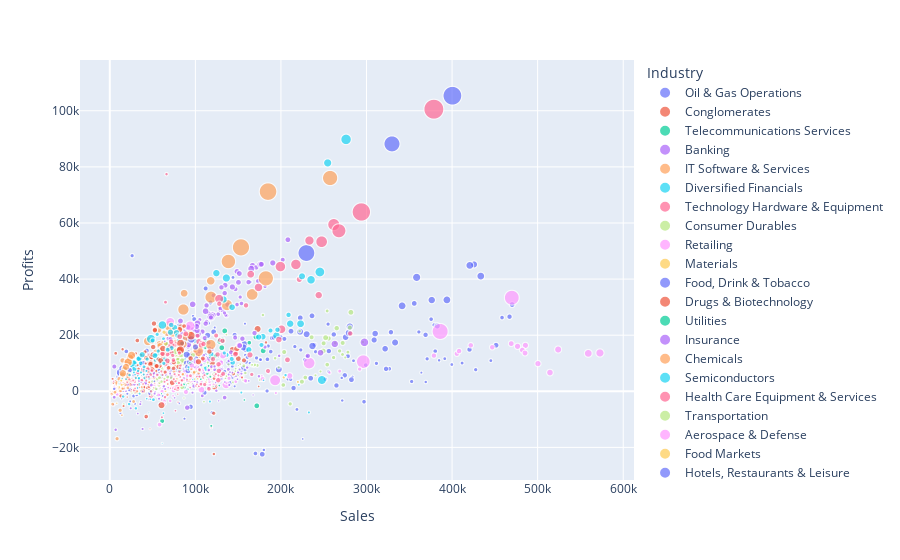

This figure's notebook cell:
### Code cell
fig_satis_kar = px.scatter(data_set, x='Sales', y='Profits', color='Industry', size='Market_Value', hover_name='Company')

fig_satis_kar.show()
